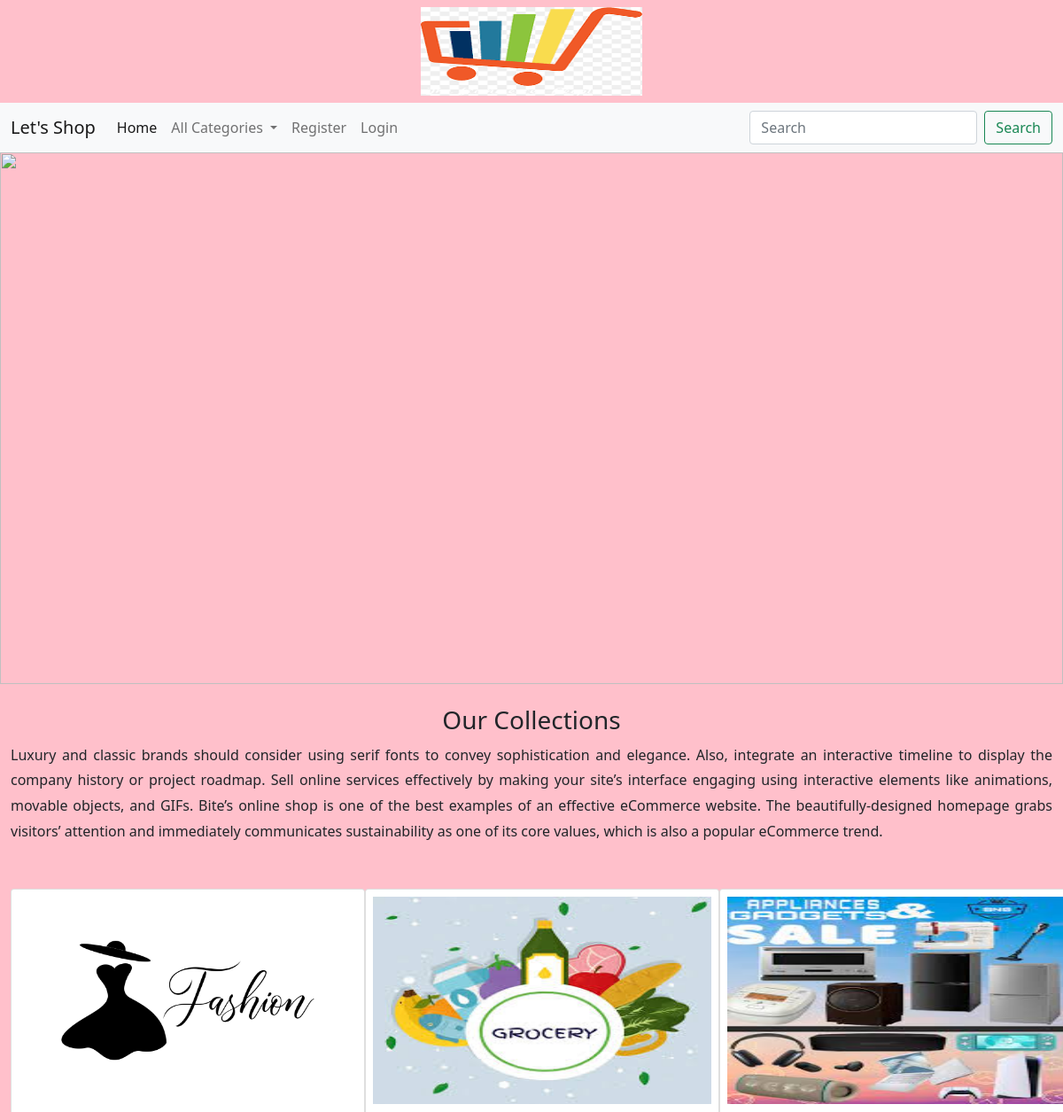
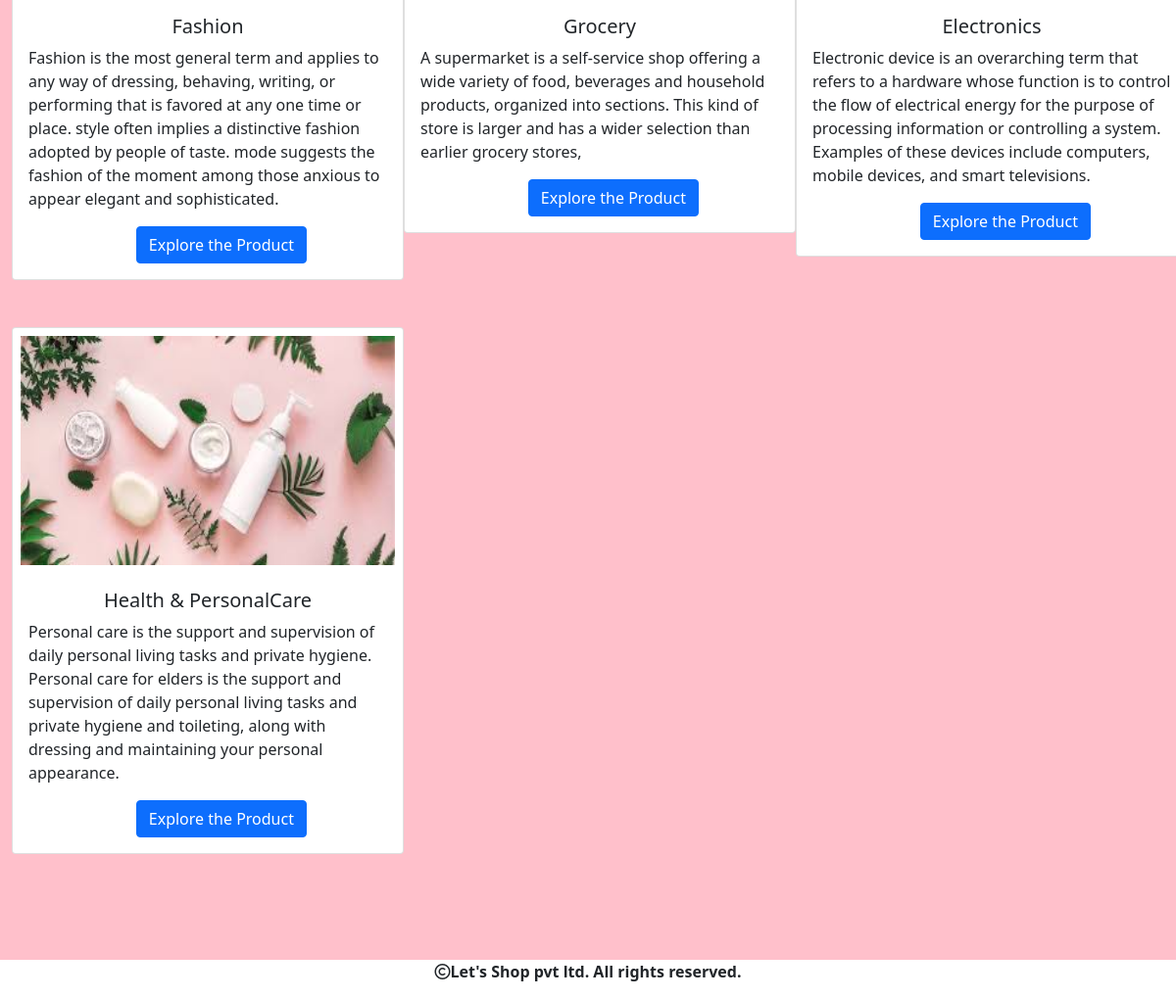
The page / on the database its author committed (2 pictures, top to bottom).
### shop/models.py (models this page shows, shortened)
class Category(models.Model):
    name=models.CharField(max_length=200)
    desc=models.TextField()
    image=models.ImageField(upload_to='shop/categories',blank=True,null=True)

### shop/views.py (the view)
# urls.py: path('',views.allcategories,name="allcat"),
def allcategories(request):
    c=Category.objects.all()
    return render(request,'category.html',{'c':c})

### cart/context_processors.py (called while the page is built, shortened)
def productcount(request):
  item_count=0
  return {'count':item_count}

### shop/context_processors.py (called while the page is built)
def menu_links(request):
    c=Category.objects.all()
    return {'links':c}

### templates/category.html
{% extends 'base.html' %}
{% load static %}
{% block content %}
<div>
    <img src="{% static 'images/img_1.png' %}" height="600px" width="100%">
</div>
<div class="container-fluid mt-4" style="margin-bottom:50px;">
    <h3 class="text-center">Our Collections</h3>
    <p style="line-height:1.8; text-align:justify;">Luxury and classic brands should consider using serif fonts to convey sophistication and elegance. Also, integrate an interactive timeline to display the company history or project roadmap.
    Sell online services effectively by making your site’s interface engaging using interactive elements like animations, movable objects, and GIFs.
    Bite’s online shop is one of the best examples of an effective eCommerce website. The beautifully-designed homepage grabs visitors’ attention and immediately communicates sustainability as one of its core values, which is also a popular eCommerce trend.</p>
</div>
    <div class="container-fluid mt-2 rounded rounded-5" style="margin-bottom:100px;">
    <div class="row">
        {% for i in c %}
        <div class="col-sm-4">
<div class="card mb-5" style="width: 25rem;">
  <img src="{{i.image.url}}" class="card-img-top p-2" alt=".." height="250px" width="100%">
  <div class="card-body">
    <h5 class="card-title text-center">{{i.name}}</h5>
 <p class="card-text">{{i.desc}}</p>
    <a href="{% url 'shop:allproducts' i.name %}" class="btn btn-primary" style="position:relative;left:30%">Explore the Product</a>
  </div>
</div>
</div>{% endfor %}
</div></div>
{% endblock %}

### static/css/style.css (style rules this page uses)
body { background-color:pink; }

### rows shown on the page
Category: image (picture), name "Fashion", desc "Fashion is the most general term and applies to any way of dressing, behaving, writing, or performing that is favored at any one time or place. style often implies a distinctive fashion adopted by people of taste. mode suggests the fashion of the moment among those anxious to appear elegant and sophisticated."
Category: image (picture), name "Grocery", desc "A supermarket is a self-service shop offering a wide variety of food, beverages and household products, organized into sections. This kind of store is larger and has a wider selection than earlier grocery stores,"
Category: image (picture), name "Electronics", desc "Electronic device is an overarching term that refers to a hardware whose function is to control the flow of electrical energy for the purpose of processing information or controlling a system. Examples of these devices include computers, mobile devices, and smart televisions."
Category: image (picture), name "Health & PersonalCare", desc "Personal care is the support and supervision of daily personal living tasks and private hygiene. Personal care for elders is the support and supervision of daily personal living tasks and private hygiene and toileting, along with dressing and maintaining your personal appearance."
